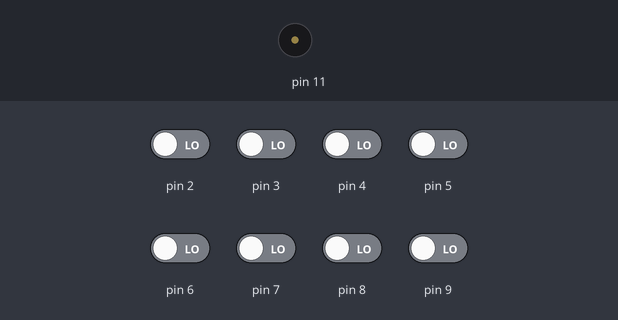
The sketch below on a simulated Arduino Uno, built with avr-gcc and run on an emulated ATmega328P. Shown: buzzer (waves = sounding). Inputs (shaded band) come from the test bench; at power-on: pin 2–9 LOW.

Above: at 1.2 s.
1.3 s: pin 2 driven HIGH
At 2.1 s:
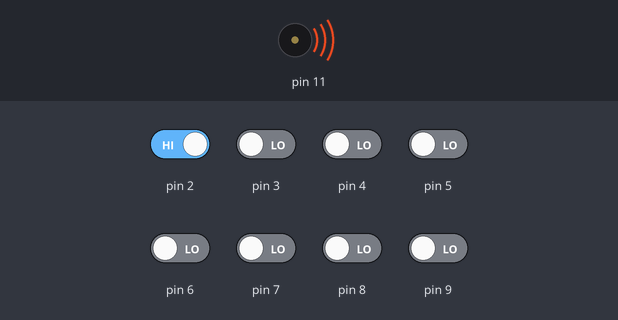
2.8 s: pin 2 driven LOW
At 3.2 s:
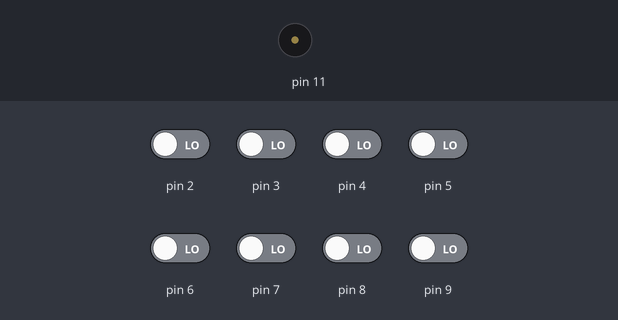
4.3 s: pin 3 driven HIGH
At 5.6 s:
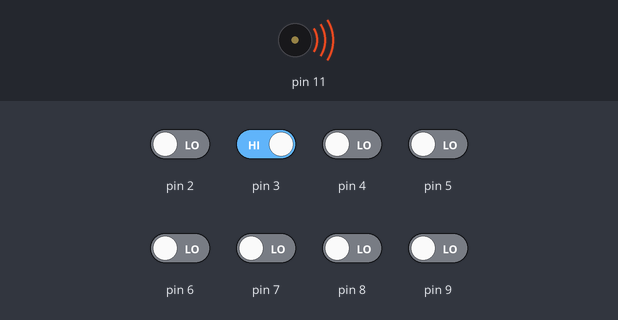
Timing chart, 0 to 7.3 s (numbered marks = the images above; inputs shaded):
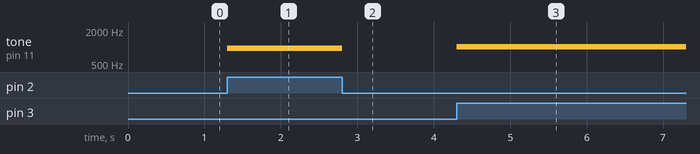

Measured:
- after the input at 1.3 s, tone on pin 11: silent → 956 Hz at once
- after the input at 2.8 s, tone on pin 11: 956 Hz → silent at once
- after the input at 4.3 s, tone on pin 11: silent → 1014 Hz at once

The sketch:

Piano.ino
```cpp
#define DO  1915
#define RE  1700
#define MI  1519
#define FA  1432
#define SOL 1275
#define LA  1036
#define SI  1014
#define DO_A  956
void setup() {
for(int i=2;i<10;i++){
    pinMode(i,INPUT);
}

pinMode(11,OUTPUT);
}

void loop() {
  // put your main code here, to run repeatedly:
  while(digitalRead(2) == HIGH){
    tone(11,DO_A);
  }
  while(digitalRead(3) == HIGH){
    tone(11,SI);
  }
  while(digitalRead(4) == HIGH){
    tone(11,LA);
  }
  while(digitalRead(5) == HIGH){
    tone(11,SOL);
  }
   while(digitalRead(6) == HIGH){
    tone(11,FA);
  }
   while(digitalRead(7) == HIGH){
    tone(11,MI);
  }
   while(digitalRead(8) == HIGH){
    tone(11,RE);
  }
   while(digitalRead(9) == HIGH){
    tone(11,DO);
  }
   noTone(11);
}
```
